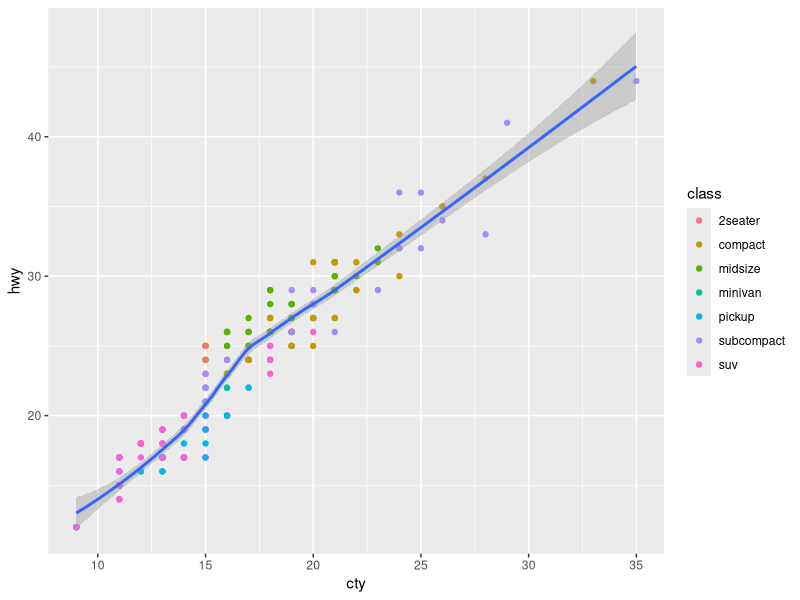

This chart was generated by the following R code:
# TP 15/10/2020

library(tidyverse)
mpg
ggplot(mpg, aes(x = cty, y = hwy)) + geom_point(aes(color = class)) + geom_smooth()


